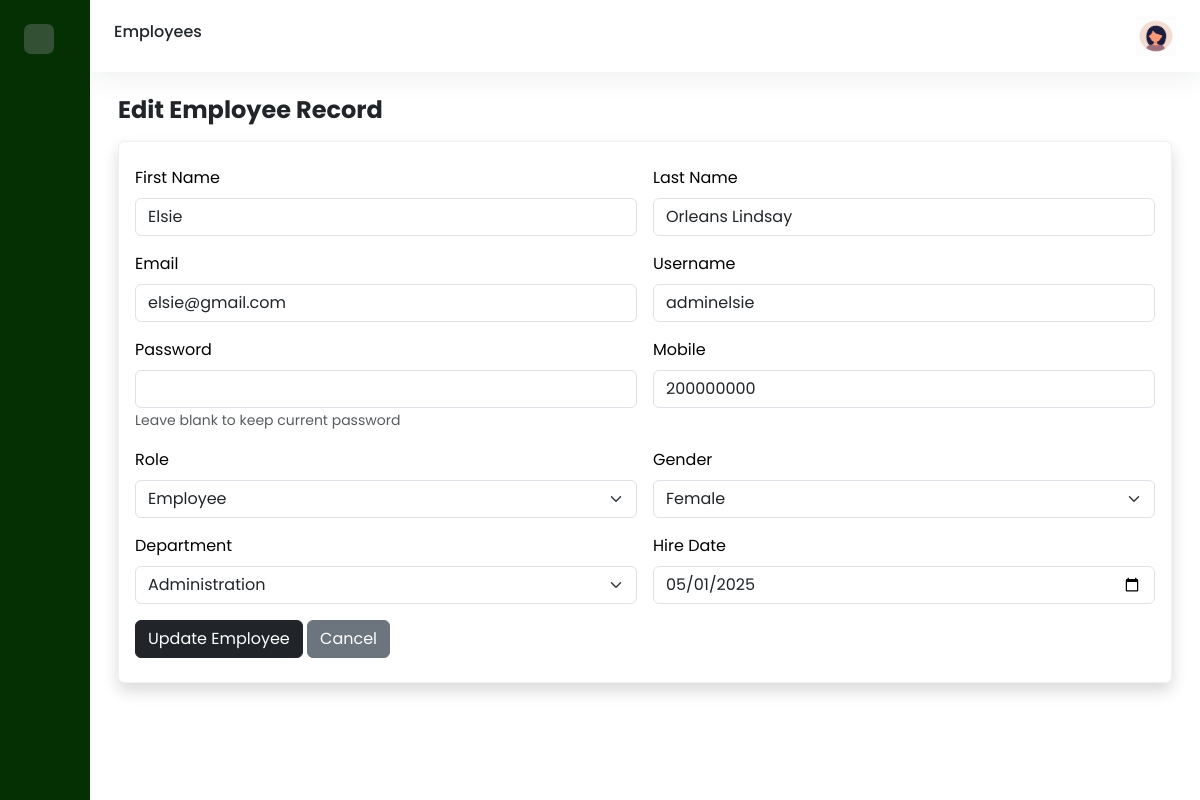
Page /admin/editemp.php?id=1 (signed in) on the committed database.
### tables this page shows
CREATE TABLE `employee` (
  `employee_id` int(11) NOT NULL,
  `first_name` varchar(100) NOT NULL,
  `last_name` varchar(100) NOT NULL,
  `email` varchar(255) NOT NULL,
  `hire_date` date NOT NULL,
  `department_id` int(11) NOT NULL,
  `gender` enum('Male','Female') NOT NULL,
  `manager_id` int(11) DEFAULT NULL,
  `username` varchar(100) NOT NULL,
  `password` varchar(100) NOT NULL,
  `role` enum('administrator','employee','manager','') NOT NULL DEFAULT 'employee',
  `mobile` int(30) NOT NULL
);

CREATE TABLE `department` (
  `department_id` int(11) NOT NULL,
  `department_name` varchar(100) NOT NULL,
  `manager_id` int(11) DEFAULT NULL
);

### admin/editemp.php (the view, shortened to what this page needs)
<?php
$host = "localhost";
$db   = "leave_management";
$user = "root";
$pass = "";
$conn = new mysqli($host, $user, $pass, $db);
$employee_id = intval($_GET["id"]);
$stmt = $conn->prepare("SELECT employee_id, first_name, last_name, email, username, mobile, role, gender, department_id, hire_date FROM employee WHERE employee_id = ?");
$stmt->bind_param("i", $employee_id);
$stmt->execute();
$result = $stmt->get_result();
$employee = $result->fetch_assoc();
$departments = $conn->query("SELECT department_id, department_name FROM department ORDER BY department_name ASC");
?>
<!DOCTYPE html>
<html>
    <head>
        <link href='https://cdn.boxicons.com/fonts/basic/boxicons.min.css' rel='stylesheet'>
        <link href="https://cdn.jsdelivr.net/npm/bootstrap@5.3.7/dist/css/bootstrap.min.css" rel="stylesheet"
>
        <link rel="stylesheet" href="../assets/css/dashboard.css">
    </head>
    <body>
        <div class="wrapper">
            <aside id="sidebar">
                <div class="d-flex justify-content-between p-4">
                    <button class="toggle-btn border-0" type="button">
                    </button>
                </div>
                <ul class="sidebar-nav">
                    <li class="sidebar-item">
                        <a href="../admin.php" class="sidebar-link">
                        </a>
                    </li>
                    <li class="sidebar-item">
                        <a href="#" class="sidebar-link collapsed has-dropdown" data-bs-toggle="collapse"
                        data-bs-target="#dept" aria-expanded="false" aria-controls="dept">
                        </a>
                    </li>
                    <li class="sidebar-item">
                        <a href="#" class="sidebar-link collapsed has-dropdown"data-bs-toggle="collapse"
                        data-bs-target="#leaves" aria-expanded="false" aria-controls="leaves">
                        </a>
                    </li>
                    <li class="sidebar-item">
                        <a href="#" class="sidebar-link collapsed has-dropdown"data-bs-toggle="collapse"
                        data-bs-target="#emp" aria-expanded="false" aria-controls="emp">
                        </a>
                    </li>
                    <li class="sidebar-item">
                        <a href="#" class="sidebar-link collapsed has-dropdown"data-bs-toggle="collapse"
                        data-bs-target="#manage" aria-expanded="false" aria-controls="manage">
                        </a>
                    </li>
                    <li class="sidebar-item">
                        <a href="report.php" class="sidebar-link">
                        </a>
                    </li>
                    <li class="sidebar-item">
                        <a href="settings.php" class="sidebar-link">
                        </a>
                    </li>
                </ul>
                <div class="sidebar-footer">
                    <a href="../logout.php" class="sidebar-link">
                    </a>
                </div>
            </aside>
            <div class="main">
                <nav class="navbar navbar-expand px-4 py-3">
                    <h6>Employees</h6>
                    <div class="navbar-collapse collapse">
                        <ul class="navbar-nav ms-auto">
                            <li class="nav-item dropdown">
                                <a href="#" data-bs-toggle="dropdown" class="nav-icon pe-md-0">
                                   <img src="../assets/img/avatar.jpeg" alt="" class="avatar img-fluid">
                                </a>
                            </li>
                        </ul>
                    </div>
                </nav>
                <main class="content px-3 py-4">
                    <div class="container-fluid">
                        <div class="mb-3">
                            <h2 class="fw-bold fs-4 mb-3">
                                Edit Employee Record
                            </h2>
                            <div class="row">
                                <div class="col-12">
                                    <div class="card shadow">
                                        <div class="card-body py-4">
                                            <form method="POST" class="row g-3">
                                                <div class="col-md-6">
                                                    <label class="form-label">First Name</label>
                                                    <input type="text" name="first_name" value="<?php echo htmlspecialchars($employee['first_name']); ?>" class="form-control" required>
                                                </div>
                                                <div class="col-md-6">
                                                    <label class="form-label">Last Name</label>
                                                    <input type="text" name="last_name" value="<?php echo htmlspecialchars($employee['last_name']); ?>" class="form-control" required>
                                                </div>
                                                <div class="col-md-6">
                                                    <label class="form-label">Email</label>
                                                    <input type="email" name="email" value="<?php echo htmlspecialchars($employee['email']); ?>" class="form-control" required>
                                                </div>
                                                <div class="col-md-6">
                                                    <label class="form-label">Username</label>
                                                    <input type="text" name="username" value="<?php echo htmlspecialchars($employee['username']); ?>" class="form-control" required>
                                                </div>
                                                <div class="col-md-6">
                                                    <label for="password" class="form-label">Password</label>
                                                    <input type="password" class="form-control" name="password">
                                                    <small class="text-muted">Leave blank to keep current password</small>
                                                </div>
                                                <div class="col-md-6">
                                                    <label class="form-label">Mobile</label>
                                                    <input type="text" name="mobile" value="<?php echo htmlspecialchars($employee['mobile']); ?>" class="form-control">
                                                </div>
                                                <div class="col-md-6">
                                                    <label class="form-label">Role</label>
                                                    <select name="role" class="form-select" required>
                                                        <option value="Employee" <?php if ($employee['role']=="Employee") echo "selected"; ?>>Employee</option>
                                                    </select>
                                                </div>
                                                <div class="col-md-6">
                                                    <label class="form-label">Gender</label>
                                                    <select name="gender" class="form-select">
                                                        <option value="Female" <?php if ($employee['gender']=="Female") echo "selected"; ?>>Female</option>
                                                    </select>
                                                </div>
                                                <div class="col-md-6">
                                                    <label class="form-label">Department</label>
                                                    <select name="department_id" class="form-select" required>
                                                        <?php while ($dept = $departments->fetch_assoc()): ?>
                                                            <option value="<?php echo $dept['department_id']; ?>"
                                                                <?php if ($dept['department_id'] == $employee['department_id']) echo "selected"; ?>>
                                                                <?php echo htmlspecialchars($dept['department_name']); ?>
                                                            </option>
                                                        <?php endwhile; ?>
                                                    </select>
                                                </div>
                                                <div class="col-md-6">
                                                    <label class="form-label">Hire Date</label>
                                                    <input type="date" name="hire_date" value="<?php echo htmlspecialchars($employee['hire_date']); ?>" class="form-control">
                                                </div>
                                                <div class="col-12">
                                                    <button type="submit" name="update_employee" class="btn btn-dark">Update Employee</button>
                                                    <a href="manemp.php" class="btn btn-secondary">Cancel</a>
                                                </div>
                                            </form>
                                        </div>
                                    </div>
                                </div>
                            </div>
                        </div>
                    </div>
                </main>
            </div>
        </div>
    </body>
</html>

### assets/css/dashboard.css (style rules this page uses)
body { font-family: 'Poppins', sans-serif; }
a { text-decoration: none; }
li { list-style: none; }
.wrapper { display: flex; }
.main { display: flex; flex-direction: column; min-height: 100vh; width: 100%; overflow: hidden; transition: all 0.25s ease-in-out; background-color: #FFF; }
#sidebar { width: 90px; min-width: 90px; transition: all 0.25s ease-in-out; background-color: #043004ff; display: flex; flex-direction: column; }
.toggle-btn { width: 30px; height: 30px; color: #FFF; border-radius: 0.425rem; font-size: 18px; display: flex; justify-content: center; align-items: center; background-color: #345034; }
.sidebar-nav { padding: 0.8rem; flex: 11 auto; z-index: 10; }
a.sidebar-link { padding: .625rem 1.125rem; color: #9db1a1; display: block; white-space: nowrap; font-weight: 700; border-left: 3px solid transparent; }
.sidebar-item { position: relative; }
.navbar { background-color: #FFF; box-shadow: 0 0 2rem 0 rgba(33, 37, 41, 0.1); }
.navbar-expand .navbar-collapse { min-width: 200px; }
.avatar { height: 40px; width: 40px; }
.card { background-color: #FFF; transition: 0.4s; cursor: pointer; color: #000; margin-bottom: 1rem; border-color: rgba(231, 234, 243, 0.7); }
.content { flex: 11 auto; }

### rows in the picture
employee: first_name "Elsie", last_name "Orleans Lindsay", email "elsie@gmail.com", username "adminelsie", mobile "200000000", gender "Female", department_id "Administration", hire_date "05/01/2025"
